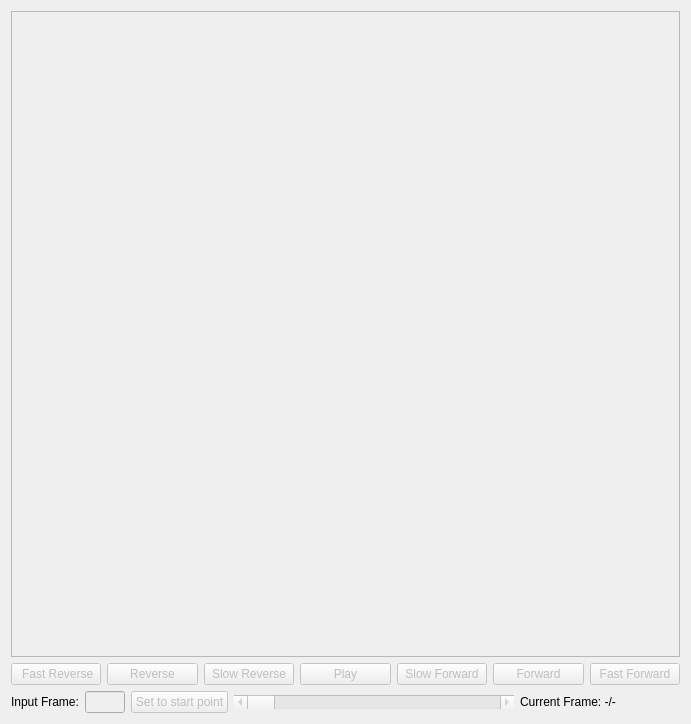
<?xml version="1.0" encoding="UTF-8"?>
<ui version="4.0">
 <class>Form</class>
 <widget class="QWidget" name="Form">
  <property name="geometry">
   <rect>
    <x>0</x>
    <y>0</y>
    <width>691</width>
    <height>724</height>
   </rect>
  </property>
  <property name="windowTitle">
   <string>Form</string>
  </property>
  <layout class="QVBoxLayout" name="verticalLayout">
   <item>
    <widget class="GLViewWidget" name="skeletonGraph">
     <property name="enabled">
      <bool>false</bool>
     </property>
     <property name="minimumSize">
      <size>
       <width>600</width>
       <height>600</height>
      </size>
     </property>
    </widget>
   </item>
   <item>
    <layout class="QHBoxLayout" name="horizontalLayout_8">
     <item>
      <widget class="QPushButton" name="reverseFastButton">
       <property name="enabled">
        <bool>false</bool>
       </property>
       <property name="text">
        <string> Fast Reverse</string>
       </property>
      </widget>
     </item>
     <item>
      <widget class="QPushButton" name="reverseButton">
       <property name="enabled">
        <bool>false</bool>
       </property>
       <property name="text">
        <string>Reverse</string>
       </property>
      </widget>
     </item>
     <item>
      <widget class="QPushButton" name="reverseSlowButton">
       <property name="enabled">
        <bool>false</bool>
       </property>
       <property name="text">
        <string>Slow Reverse</string>
       </property>
      </widget>
     </item>
     <item>
      <widget class="QPushButton" name="playPauseButton">
       <property name="enabled">
        <bool>false</bool>
       </property>
       <property name="text">
        <string>Play</string>
       </property>
      </widget>
     </item>
     <item>
      <widget class="QPushButton" name="forwardSlowButton">
       <property name="enabled">
        <bool>false</bool>
       </property>
       <property name="text">
        <string>Slow Forward</string>
       </property>
      </widget>
     </item>
     <item>
      <widget class="QPushButton" name="forwardButton">
       <property name="enabled">
        <bool>false</bool>
       </property>
       <property name="text">
        <string>Forward</string>
       </property>
      </widget>
     </item>
     <item>
      <widget class="QPushButton" name="forwardFastButton">
       <property name="enabled">
        <bool>false</bool>
       </property>
       <property name="text">
        <string>Fast Forward</string>
       </property>
      </widget>
     </item>
    </layout>
   </item>
   <item>
    <layout class="QHBoxLayout" name="horizontalLayout_2">
     <item>
      <widget class="QLabel" name="label">
       <property name="sizePolicy">
        <sizepolicy hsizetype="Minimum" vsizetype="Fixed">
         <horstretch>0</horstretch>
         <verstretch>0</verstretch>
        </sizepolicy>
       </property>
       <property name="text">
        <string>Input Frame:</string>
       </property>
      </widget>
     </item>
     <item>
      <widget class="QLineEdit" name="currentFrameLineEdit">
       <property name="enabled">
        <bool>false</bool>
       </property>
       <property name="sizePolicy">
        <sizepolicy hsizetype="Preferred" vsizetype="Fixed">
         <horstretch>0</horstretch>
         <verstretch>0</verstretch>
        </sizepolicy>
       </property>
       <property name="maximumSize">
        <size>
         <width>73</width>
         <height>16777215</height>
        </size>
       </property>
       <property name="text">
        <string/>
       </property>
      </widget>
     </item>
     <item>
      <widget class="QPushButton" name="setStartPointButton">
       <property name="enabled">
        <bool>false</bool>
       </property>
       <property name="text">
        <string>Set to start point</string>
       </property>
      </widget>
     </item>
     <item>
      <widget class="QScrollBar" name="frameSlider">
       <property name="enabled">
        <bool>false</bool>
       </property>
       <property name="sizePolicy">
        <sizepolicy hsizetype="Expanding" vsizetype="Fixed">
         <horstretch>0</horstretch>
         <verstretch>0</verstretch>
        </sizepolicy>
       </property>
       <property name="minimumSize">
        <size>
         <width>280</width>
         <height>0</height>
        </size>
       </property>
       <property name="minimum">
        <number>1</number>
       </property>
       <property name="maximum">
        <number>100</number>
       </property>
       <property name="orientation">
        <enum>Qt::Horizontal</enum>
       </property>
      </widget>
     </item>
     <item>
      <widget class="QLabel" name="currentFrameLabel">
       <property name="sizePolicy">
        <sizepolicy hsizetype="Preferred" vsizetype="Fixed">
         <horstretch>0</horstretch>
         <verstretch>0</verstretch>
        </sizepolicy>
       </property>
       <property name="minimumSize">
        <size>
         <width>160</width>
         <height>0</height>
        </size>
       </property>
       <property name="text">
        <string>Current Frame: -/-</string>
       </property>
      </widget>
     </item>
    </layout>
   </item>
  </layout>
 </widget>
 <customwidgets>
  <customwidget>
   <class>GLViewWidget</class>
   <extends>QGraphicsView</extends>
   <header>pyqtgraph.opengl</header>
  </customwidget>
 </customwidgets>
 <resources/>
 <connections/>
</ui>
